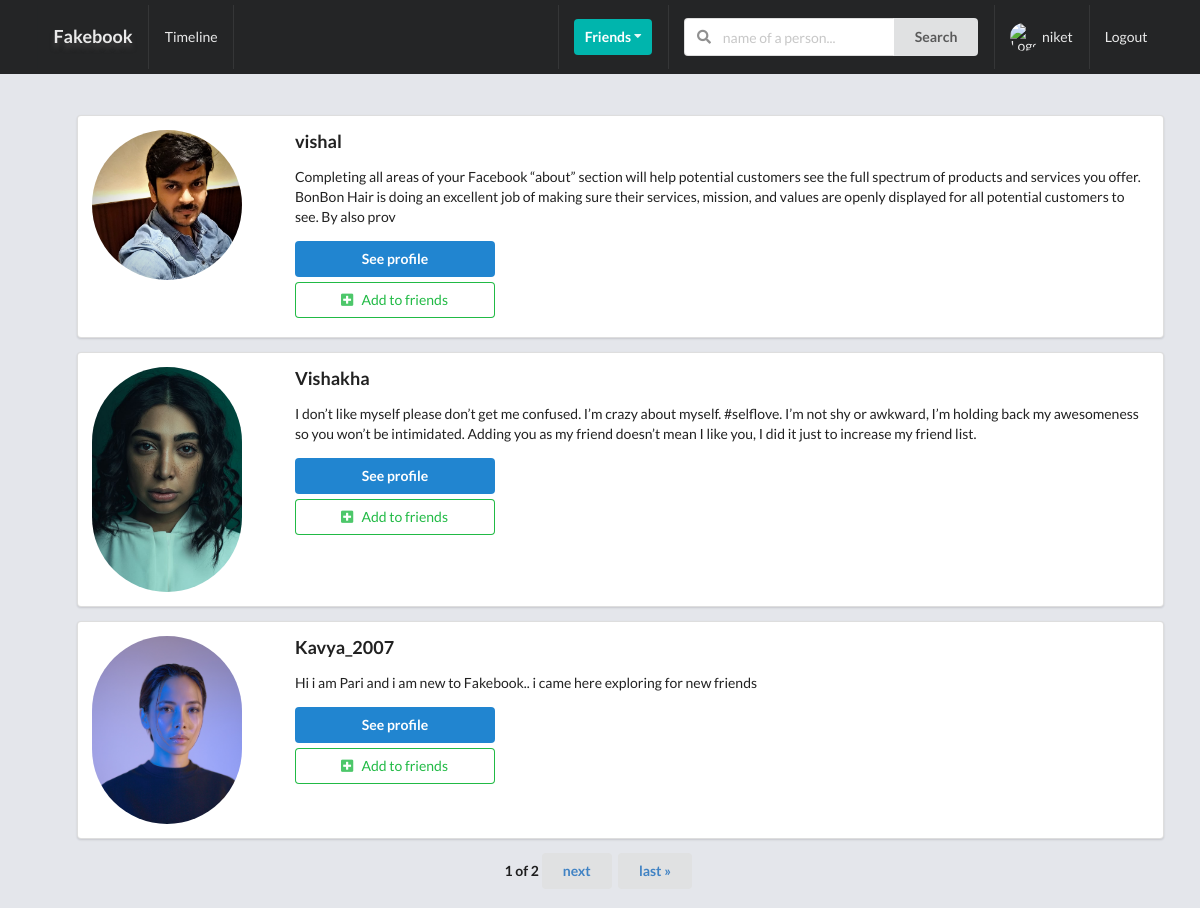
The page /profiles/ (signed in) on the database its author committed.
### profiles/models.py (models this page shows, shortened)
class Profile(models.Model):
    first_name = models.CharField(max_length=200,blank=True)
    last_name = models.CharField(max_length=200,blank=True)
    user = models.OneToOneField(User,on_delete=models.CASCADE)
    Bio = models.TextField(default='no bio ...',max_length=300)
    email = models.EmailField(max_length=200,blank=True)
    dob = models.DateField(blank=True,null=True)
    country = models.CharField(max_length=100,blank=True)
    avatar = models.ImageField(default = 'profile/images/avatar.png',upload_to="profile/images")
    friends = models.ManyToManyField(User,blank=True,related_name='friends')
    slug = models.SlugField(unique=True,blank=True)
    created = models.DateTimeField(auto_now_add=True)
    updated = models.DateTimeField(auto_now =True)
    objects = ProfileManager()
    def get_absolute_url(self):
        return reverse("profiles:profile-detail-view",kwargs={'slug':self.slug})
    __initial_first_name = None
    __initial_last_name = None
    def __init__(self, *args, **kwargs):
        super().__init__(*args, **kwargs)
        self. __initial_first_name = self.first_name
        self. __initial_last_name = self.last_name

### profiles/views.py (the view)
# urls.py: path('',ProfileListView.as_view(),name='all-profiles-view'),
class ProfileListView(LoginRequiredMixin,ListView):
    model = Profile
    paginate_by = 3
    template_name = 'profile/profile_list.html'
    context_object_name = 'qs'  # default in django gives item in object_list
    def get_queryset(self):
        qs = Profile.objects.get_all_profiles(self.request.user)
        return qs
    def get_context_data(self, **kwargs):
        context = super().get_context_data(**kwargs)
        user = User.objects.get(username__iexact = self.request.user)
        profile = Profile.objects.get(user=user)
        rel_r = Relationship.objects.filter(sender=profile)
        rel_s = Relationship.objects.filter(receiver=profile)
        rel_receiver = []
        rel_sender = []
        for item in rel_r:
            rel_receiver.append(item.receiver.user)
        for item in rel_s:
            rel_sender.append(item.sender.user)
        context["rel_receiver"] = rel_receiver
        context["rel_sender"] = rel_sender
        context["is_empty"] = False
        if len(self.get_queryset()) == 0:
            context["is_empty"] = True
        return context

### profiles/context_processors.py (called while the page is built)
def profile_pic(request):
    if request.user.is_authenticated:
        profile_obj = Profile.objects.get(user=request.user)
        pic = profile_obj.avatar
        return {'picture':pic}
    return {}

def invitations_received_no(request):
    if request.user.is_authenticated:
        profile_obj = Profile.objects.get(user=request.user)
        qs_count = Relationship.objects.invitations_received(profile_obj).count()
        return {'invites_num':qs_count}
    return {}

### profiles/models.py (called while the page is built)
    def get_all_profiles(self,me):
        profiles= Profile.objects.all().exclude(user=me)
        return profiles

    def invitations_received(self,receiver):
        qs = Relationship.objects.filter(receiver=receiver,status="send")
        return qs

### profiles/templates/profile/profile_list.html (shortened to what this page needs)
{% extends 'main/base.html' %}
{% block content %}
<ul>
    {% for item in qs %}
    <div class="ui segment">
        <div class="ui grid">
            <div class="row">
                <div class="three wide column">
                    <img class="ui small circular image " src="{{ item.avatar.url }}">
                </div>
                <div class="thirteen wide column">
                    <h3>{{item.user}}</h3>
                    <p>{{item.Bio}}</p>
                    <a href="{{item.get_absolute_url}}">
                    <button class="ui primary button mb-5 w-big">See profile</button></a>
                    <br>
                    {% if item.user not in rel_receiver and item.user not in rel_sender %}
                    <form action="{% url 'profiles:send-invite' %}" method="POST">
                        <button class="ui positive basic button mb-5 w-big" type="submit">
                            <i class="plus square icon"></i>Add to friends
                        </button>
                    </form>
                    {% endif %}
                </div>
            </div>
        </div>
    </div>
    {% endfor %}
</ul>
<div class="ui one column stackable center aligned page grid">
    <div class="column sixteen wide">
 <div class="pagination">
    <span class="step-links">
        <span class="current">
          <strong>{{ page_obj.number }} of {{ page_obj.paginator.num_pages }}</strong>
        </span>
        {% if page_obj.has_next %}
        <button class="cmt_btn ui button mb-5"><a href="{% url 'profiles:all-profiles-view'%}?page={{ page_obj.next_page_number }}">next</a></button>
        <button class="cmt_btn ui button mb-5"><a href="{% url 'profiles:all-profiles-view'%}?page={{ page_obj.paginator.num_pages }}">last &raquo;</a></button>
        {% endif %}
    </span>
</div>
</div></div>
{% endblock content %}

### templates/main/navbar.html (shortened to what this page needs)
{% url 'posts:main-post-view' as path_to_posts %}
{% url 'home' as path_to_home %}
{% url 'profiles:my-profile' as path_to_my_profile %}
<div class="ui inverted menu nav mb-7">
    <div class="ui container">
      <a href="{{path_to_home}}" class="{% if request.path == path_to_home %}active{% endif %} item">
          <h3 style="text-shadow: 0px 5px 5px rgb(63, 62, 62);">Fakebook</h3>
      </a>
      {% if request.user.is_authenticated %}
      <a href="{{path_to_posts}}" class="{% if request.path == path_to_posts %}active{% endif %} item">
        Timeline
      </a>
      {% endif %}
      <div class="right menu">
          {% if request.user.is_authenticated %}
          <div class="item">
              <div class="ui floating dropdown icon button teal"> Friends
                  <i class="dropdown icon"></i>
               </div>
          </div>
               <div class="item">
                <form action="{% url 'profiles:search' %}" method="get">
                  <div class="ui action left icon input">
                  <input class="prompt" type="search" name='query'  placeholder="name of a person...">
                  <button type='submit' class="ui button">Search</button>
                  </div>
              </form>
              </div>
              <a href="{{path_to_my_profile}}" class="{% if request.path == path_to_my_profile %}active{% endif %} item">
                  <img src="{{picture.url}}" alt="Logged in user picture" class ="ui avatar image">
                  {{ request.user }}
              </a>
              <a href="{% url 'account_logout' %}" class="ui item">
                  Logout
              </a>
          {% else %}
          <a href="{% url 'account_login' %}" class="ui item">
                  Login
              </a>
          {% endif %}
      </div>
    </div>
  </div>

### static/style.css (style rules this page uses)
body { background-color: #e4e6eb!important; }
.nav { border-radius: 0px !important; padding:5px 0 5px 0 !important; background-color: #242526 !important; }
.mb-7 { margin-bottom: 7px !important; }
.mb-5 { margin-bottom: 5px !important; }
.w-big { width: 200px !important; }

### rows shown on the page
Profile: avatar (picture), user "vishal", Bio "Completing all areas of your Facebook “about” section will help potential customers see the full spectrum of products and services you offer. BonBon Hair is doing an excellent job of making sure their services, mission, and values are openly displayed for all potential customers to see. By also prov"
Profile: avatar (picture), user "Vishakha", Bio "I don’t like myself please don’t get me confused. I’m crazy about myself. #selflove. I’m not shy or awkward, I’m holding back my awesomeness so you won’t be intimidated. Adding you as my friend doesn’t mean I like you, I did it just to increase my friend list."
Profile: avatar (picture), user "Kavya_2007", Bio "Hi i am Pari and i am new to Fakebook.. i came here exploring for new friends"

### other values the page prints
{{ request.user }} "niket"
{{ page_obj.number }} "1"
{{ page_obj.paginator.num_pages }} "2"
